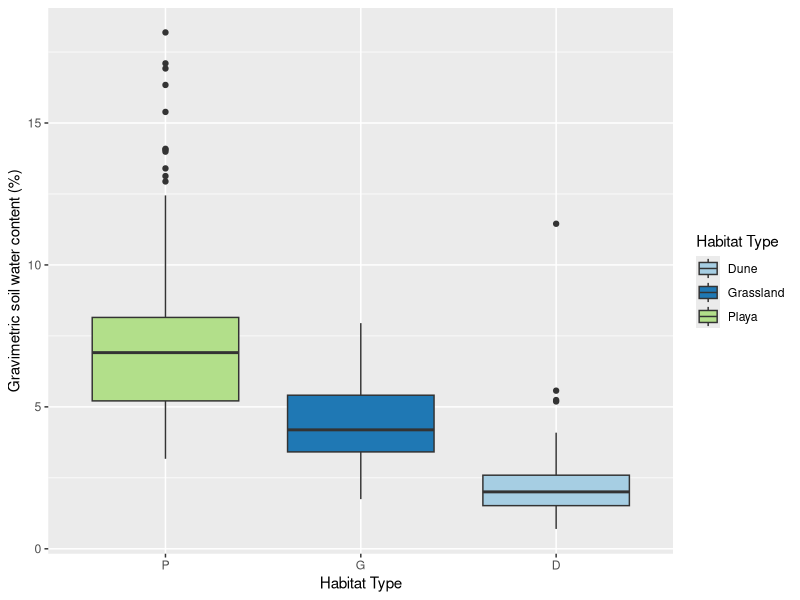
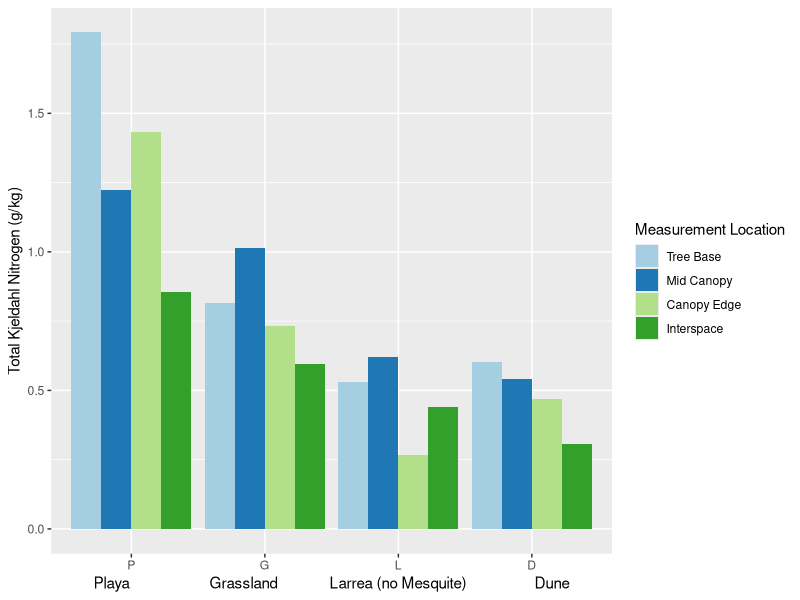
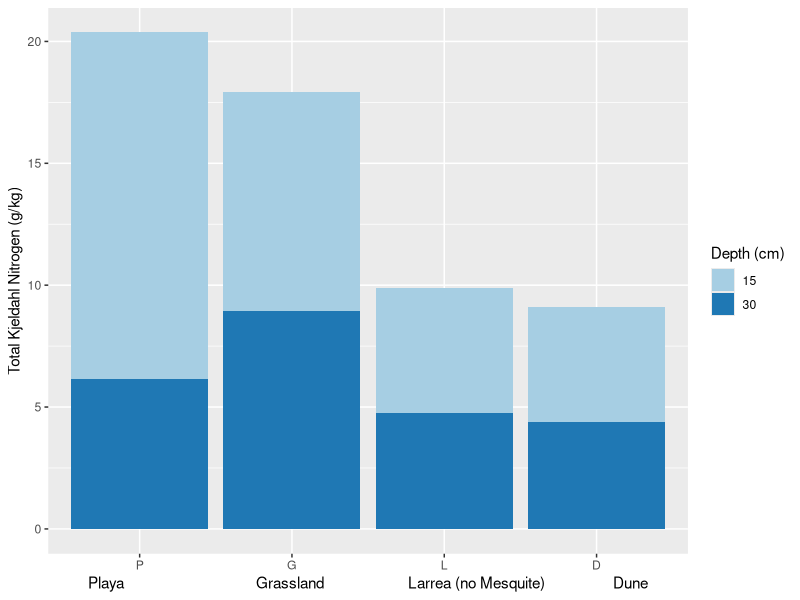

Write the R code that produced these figures, in order.
## ---- chunk 1

#load all libraries
library(tidyverse)
library(ggplot2)
library(dplyr)

#read in dataframes
canopy_pos <- read_csv("JRN_394009_mesquite_canopypos_soil_N.csv")
root_tubes <- read_csv("JRN_386011_mesquite_root_tube_nutrients_data.csv")
soil_analyses <- read_csv("JRN_394008_mesq_soil_analyses.csv")

#filter out a habitat not being used to enable use of all 3 datasets
soil_analyses <- filter(soil_analyses, SITE == "L" | SITE == "G" | SITE == "D" | SITE == "P")
canopy_pos <- filter(canopy_pos, SITE == "L" | SITE == "G" | SITE == "D" | SITE == "P")
  
#two-way ANOVA for SWC by habitat type and sample type
anova_SWC <- aov(SWC ~ SITE*SAMP_TYPE, data=root_tubes)
summary(anova_SWC)
  
#swc bloxplot by site
p <- ggplot(data = root_tubes, aes(fill = SITE, x = fct_rev(fct_reorder(SITE, SWC)), y = SWC)) + 
  geom_boxplot()
  p + labs(x = "Habitat Type", y = "Gravimetric soil water content (%)") +
  scale_fill_brewer(palette="Paired", name = "Habitat Type", labels = c("Dune", "Grassland", "Playa")) 
  
#grouped barplot of TKN x site x distance from mesquite tree, reordered from highest to lowest tkn averages by site
ggplot(canopy_pos, aes(fill=reorder(DIST, -TKN), y=TKN, x=reorder(SITE, -TKN))) + 
    geom_bar(position="dodge", stat="identity") +
    labs(x = "Playa                    Grassland             Larrea (no Mesquite)                 Dune", y = "Total Kjeldahl Nitrogen (g/kg)") +
    scale_fill_brewer(palette="Paired", name = "Measurement Location", labels = c("Tree Base", "Mid Canopy", "Canopy Edge", "Interspace")) 
    
#stacked barplot of TKN x site x depth
ggplot(canopy_pos, aes(fill=reorder(DEPTH, -TKN), y=TKN, x=reorder(SITE, -TKN))) + 
    geom_bar(stat="identity") +
    labs(x = "Playa                                 Grassland                     Larrea (no Mesquite)                 Dune", y = "Total Kjeldahl Nitrogen (g/kg)") +
    scale_fill_brewer(palette="Paired", name = "Depth (cm)")

#twp-way anova testing interactions of habitat, relative distance, and depth on TKN        
anova_TKN <- aov(TKN ~ SITE*DIST*DEPTH, data = canopy_pos)
summary(anova_TKN)  

#####anova tests comparing nitrogen/cm distance and nitrogen/depth at each site#############

#make new dataset of just playa values and run one-way anova on cm distance from tree base
playa <- filter(canopy_pos, SITE == "P")
anova_playa <- aov(TKN ~ CM, data = playa)
summary(anova_playa)

#use playa-only dataset to run one-way anova on depth and TKN
anova_P <- aov(TKN ~ DEPTH, data = playa)
summary(anova_P)  

#make new dataset of just grassland values and run one-way anova on cm distance from tree base
grassland <- filter(canopy_pos, SITE == "G")
anova_grassland <- aov(TKN ~ CM, data = grassland)
summary(anova_grassland)

#use grassland-only dataset to run one-way anova on depth and TKN
anova_G <- aov(TKN ~ DEPTH, data = grassland)
summary(anova_G)  

#make new dataset of just dune values and run one-way anova on cm distance from tree base
dune <- filter(canopy_pos, SITE == "D")
anova_dune <- aov(TKN ~ CM, data = dune)
summary(anova_dune)

#use dune-only dataset to run one-way anova on depth and TKN
anova_D <- aov(TKN ~ DEPTH, data = dune)
summary(anova_D)  

#make new dataset of just larrea values and run one-way anova on cm distance from tree base
larrea <- filter(canopy_pos, SITE == "L")
anova_larrea <- aov(TKN ~ CM, data = larrea)
summary(anova_larrea)

#use larrea-only dataset to run one-way anova on depth and TKN
anova_L <- aov(TKN ~ DEPTH, data = larrea)
summary(anova_L)      
    
